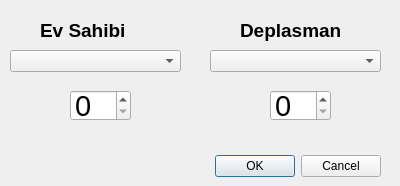
<?xml version="1.0" encoding="UTF-8"?>
<ui version="4.0">
 <class>resEntryDialog</class>
 <widget class="QDialog" name="resEntryDialog">
  <property name="geometry">
   <rect>
    <x>0</x>
    <y>0</y>
    <width>400</width>
    <height>186</height>
   </rect>
  </property>
  <property name="windowTitle">
   <string>Sonuç Girme Penceresi</string>
  </property>
  <widget class="QDialogButtonBox" name="buttonBox">
   <property name="geometry">
    <rect>
     <x>40</x>
     <y>150</y>
     <width>341</width>
     <height>32</height>
    </rect>
   </property>
   <property name="orientation">
    <enum>Qt::Horizontal</enum>
   </property>
   <property name="standardButtons">
    <set>QDialogButtonBox::Cancel|QDialogButtonBox::Ok</set>
   </property>
  </widget>
  <widget class="QLabel" name="label">
   <property name="geometry">
    <rect>
     <x>40</x>
     <y>20</y>
     <width>91</width>
     <height>21</height>
    </rect>
   </property>
   <property name="font">
    <font>
     <pointsize>14</pointsize>
     <weight>75</weight>
     <bold>true</bold>
    </font>
   </property>
   <property name="text">
    <string>Ev Sahibi</string>
   </property>
  </widget>
  <widget class="QLabel" name="label_2">
   <property name="geometry">
    <rect>
     <x>240</x>
     <y>20</y>
     <width>121</width>
     <height>21</height>
    </rect>
   </property>
   <property name="font">
    <font>
     <pointsize>14</pointsize>
     <weight>75</weight>
     <bold>true</bold>
    </font>
   </property>
   <property name="text">
    <string>Deplasman</string>
   </property>
  </widget>
  <widget class="QComboBox" name="homeCombo">
   <property name="geometry">
    <rect>
     <x>10</x>
     <y>50</y>
     <width>171</width>
     <height>22</height>
    </rect>
   </property>
   <property name="font">
    <font>
     <pointsize>10</pointsize>
    </font>
   </property>
  </widget>
  <widget class="QComboBox" name="visitorCombo">
   <property name="geometry">
    <rect>
     <x>210</x>
     <y>50</y>
     <width>171</width>
     <height>22</height>
    </rect>
   </property>
   <property name="font">
    <font>
     <pointsize>10</pointsize>
    </font>
   </property>
  </widget>
  <widget class="QSpinBox" name="homeSpin">
   <property name="geometry">
    <rect>
     <x>70</x>
     <y>90</y>
     <width>61</width>
     <height>31</height>
    </rect>
   </property>
   <property name="font">
    <font>
     <pointsize>22</pointsize>
    </font>
   </property>
  </widget>
  <widget class="QSpinBox" name="visitorSpin">
   <property name="geometry">
    <rect>
     <x>270</x>
     <y>90</y>
     <width>61</width>
     <height>31</height>
    </rect>
   </property>
   <property name="font">
    <font>
     <pointsize>22</pointsize>
    </font>
   </property>
  </widget>
 </widget>
 <resources/>
 <connections>
  <connection>
   <sender>buttonBox</sender>
   <signal>accepted()</signal>
   <receiver>resEntryDialog</receiver>
   <slot>accept()</slot>
   <hints>
    <hint type="sourcelabel">
     <x>258</x>
     <y>164</y>
    </hint>
    <hint type="destinationlabel">
     <x>157</x>
     <y>185</y>
    </hint>
   </hints>
  </connection>
  <connection>
   <sender>buttonBox</sender>
   <signal>rejected()</signal>
   <receiver>resEntryDialog</receiver>
   <slot>reject()</slot>
   <hints>
    <hint type="sourcelabel">
     <x>326</x>
     <y>170</y>
    </hint>
    <hint type="destinationlabel">
     <x>286</x>
     <y>185</y>
    </hint>
   </hints>
  </connection>
  <connection>
   <sender>homeCombo</sender>
   <signal>currentIndexChanged(int)</signal>
   <receiver>resEntryDialog</receiver>
   <slot>resChanged()</slot>
   <hints>
    <hint type="sourcelabel">
     <x>161</x>
     <y>62</y>
    </hint>
    <hint type="destinationlabel">
     <x>185</x>
     <y>87</y>
    </hint>
   </hints>
  </connection>
  <connection>
   <sender>visitorCombo</sender>
   <signal>currentIndexChanged(int)</signal>
   <receiver>resEntryDialog</receiver>
   <slot>resChanged()</slot>
   <hints>
    <hint type="sourcelabel">
     <x>341</x>
     <y>63</y>
    </hint>
    <hint type="destinationlabel">
     <x>354</x>
     <y>90</y>
    </hint>
   </hints>
  </connection>
  <connection>
   <sender>homeSpin</sender>
   <signal>valueChanged(int)</signal>
   <receiver>resEntryDialog</receiver>
   <slot>resChanged()</slot>
   <hints>
    <hint type="sourcelabel">
     <x>102</x>
     <y>101</y>
    </hint>
    <hint type="destinationlabel">
     <x>153</x>
     <y>113</y>
    </hint>
   </hints>
  </connection>
  <connection>
   <sender>visitorSpin</sender>
   <signal>valueChanged(int)</signal>
   <receiver>resEntryDialog</receiver>
   <slot>resChanged()</slot>
   <hints>
    <hint type="sourcelabel">
     <x>305</x>
     <y>106</y>
    </hint>
    <hint type="destinationlabel">
     <x>378</x>
     <y>130</y>
    </hint>
   </hints>
  </connection>
 </connections>
 <slots>
  <slot>resChanged()</slot>
 </slots>
</ui>
